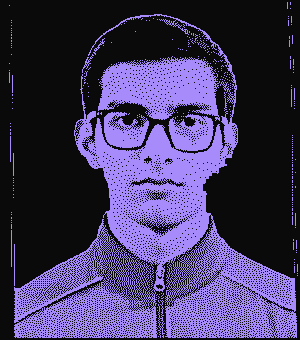
#> input picture banner_build/debug_dither_dark.png, 300 x 340 px, given in place of nccc.jpg, which was not available
$ python check_colnotch.py
#> lines starting #> are read from the running program, lines starting #| are printed output that depends on the picture; after the words box and inside, x2 and y2 are one past the last pixel; in counts of white or black regions, pixels touching at a corner belong together; pictures that were not available may be replaced by others from this repository, and a replacement may not be noted
import numpy as np
from PIL import Image, ImageOps, ImageFilter, ImageEnhance
from scipy.ndimage import binary_closing, binary_fill_holes, label, median_filter

img = Image.open(r"D:\Downloads\nccc.jpg")
#> img is the input picture: PIL image 300x340 RGB; mean R, G, B 65.3, 55.4, 94.5
cropped = img.crop((20, 25, 638, 725))
resized = cropped.resize((300, 340), Image.Resampling.LANCZOS)
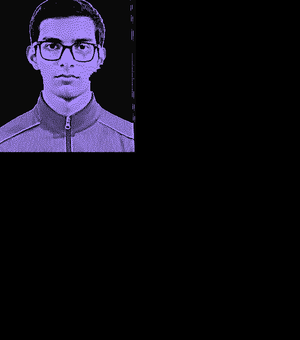
#> resized: PIL image 300x340 RGB; mean R, G, B 14.8, 12.6, 21.5
base = np.array(ImageOps.grayscale(resized)).astype(np.float32)

arr_rgb = np.array(resized).astype(np.float32)
dist = np.linalg.norm(arr_rgb - np.array([252.0, 253.0, 254.0]), axis=-1)
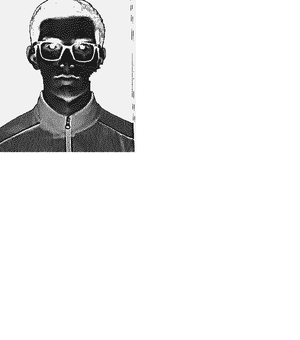
#> dist: shape (340, 300) float64; min 107.4, max 438.2, mean 411.3; drawn with min black and max white
raw = dist > 14.0
#> raw: shape (340, 300) bool; every value is 1
closed = binary_closing(raw, structure=np.ones((3, 3)))
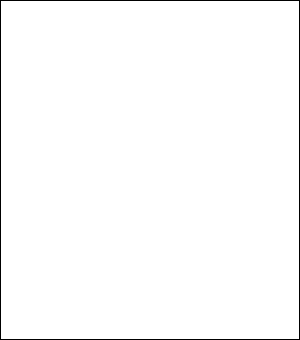
#> closed: shape (340, 300) bool; 98.7% white; black in thin lines or dots
filled = binary_fill_holes(closed)
lbl, num = label(filled)
#> lbl: shape (340, 300) int32; values 0 (black) and 1 (white), 98.7% white; black in thin lines or dots
#> num = 1
sizes = [np.sum(lbl == i) for i in range(1, num + 1)]
#> sizes = [100724]
mask = (lbl == (np.argmax(sizes) + 1))

def colnotch(a, win=10, thresh=6.0, damp=0.85):
    H, W = a.shape
#> H = 340; W = 300
    med = median_filter(a, size=(2 * win + 1, 1), mode="reflect")
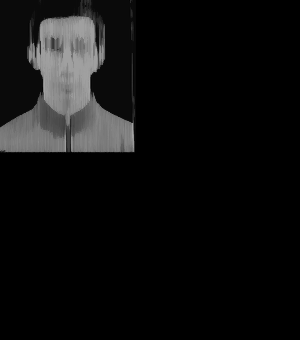
#> med: shape (340, 300) float32; min 0, max 166, mean 14.5
    corr = med - a
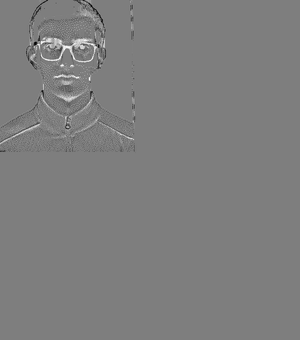
#> corr: shape (340, 300) float32; min -161, max 164, mean 0.2; drawn with min black and max white
    use = np.abs(corr) <= thresh
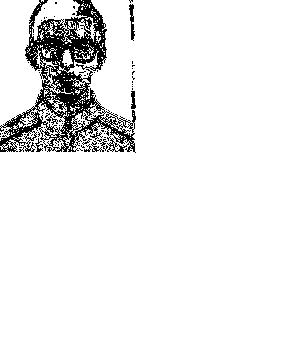
#> use: shape (340, 300) bool; 92.7% white; 82 black regions (74 under 20 px), largest, box (x1, y1, x2, y2) and area: (0, 0, 136, 153) 6899, (129, 4, 135, 41) 115, (131, 91, 136, 109) 64
    out = a + damp * corr * use
    return np.clip(out, 0, 255)

def run(gray_in):
    g = Image.fromarray(np.clip(gray_in, 0, 255).astype(np.uint8))
    g = ImageOps.autocontrast(g, cutoff=1)
    g = ImageEnhance.Contrast(g).enhance(1.3)
    g = g.filter(ImageFilter.UnsharpMask(radius=3, percent=140))
    a = np.array(g).astype(np.float32) / 255.0
    a[~mask] = 0.0
    buf = a.copy()
    h, w = buf.shape
    out = np.zeros((h, w), dtype=np.uint8)
    for r in range(h):
        even = (r % 2 == 0)
        cols = range(w) if even else range(w - 1, -1, -1)
        for c in cols:
            if not mask[r, c]:
                buf[r, c] = 0.0
                continue
            old = buf[r, c]
            nv = 1.0 if old >= 0.5 else 0.0
            out[r, c] = int(nv)
            err = old - nv
            if even:
                if c + 1 < w and mask[r, c + 1]: buf[r, c + 1] += err * 7 / 16
                if r + 1 < h:
                    if c - 1 >= 0 and mask[r + 1, c - 1]: buf[r + 1, c - 1] += err * 3 / 16
                    if mask[r + 1, c]: buf[r + 1, c] += err * 5 / 16
                    if c + 1 < w and mask[r + 1, c + 1]: buf[r + 1, c + 1] += err * 1 / 16
            else:
                if c - 1 >= 0 and mask[r, c - 1]: buf[r, c - 1] += err * 7 / 16
                if r + 1 < h:
                    if c + 1 < w and mask[r + 1, c + 1]: buf[r + 1, c + 1] += err * 3 / 16
                    if mask[r + 1, c]: buf[r + 1, c] += err * 5 / 16
                    if c - 1 >= 0 and mask[r + 1, c - 1]: buf[r + 1, c - 1] += err * 1 / 16
    return out

def bandpower(d, r0, r1, c0, c1, lo=2.5, hi=14.0):
    sub = d[r0:r1, c0:c1].astype(float)
    v = sub.mean(axis=1)
    v = v - v.mean()
    F = np.abs(np.fft.rfft(v))
    fr = np.fft.rfftfreq(len(v), d=1.0)
    tot = F[1:].sum() + 1e-9
    with np.errstate(divide="ignore"):
        pers = np.where(fr > 0, 1.0 / np.maximum(fr, 1e-9), 0)
    sel = (fr > 0) & (pers >= lo) & (pers <= hi)
    return F[sel].sum() / tot

for name, g in [("base", base), ("colnotch", colnotch(base))]:
    d = run(g)
    j = bandpower(d, 250, 310, 60, 240)
    f = bandpower(d, 150, 190, 150, 250)
    print(f"{name}: jacket bp={j:.3f} cheek bp={f:.3f} dots={int(d.sum())}", flush=True)
    for region, r0, r1, hh in (("face", 90, 200, 330), ("jacket", 250, 310, 180)):
        vv = np.ones((r1 - r0, 300, 3), dtype=np.uint8) * 10
        vv[d[r0:r1] == 1] = [167, 139, 250]
        Image.fromarray(vv).resize((900, hh), Image.NEAREST).save(
            rf"C:\Users\Lenovo\Shivxng3010\banner_build\debug_{region}_{name}.png")
#> this loop made 2 passes
#> (name, h in run, w in run, j, f) on passes 1 to 2: ('base', 340, 300, 0, 0), ('colnotch', 340, 300, 0, 0)
#| base: jacket bp=0.000 cheek bp=0.000 dots=9829
#| colnotch: jacket bp=0.000 cheek bp=0.000 dots=9877
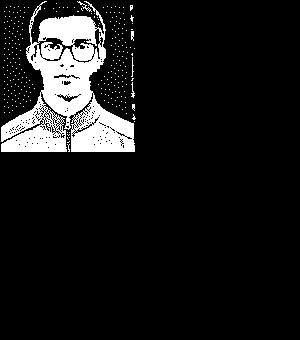
#> d: shape (340, 300); values 0 (black) and 1 (white), 9.7% white; 263 white regions (258 under 20 px), largest, box (x1, y1, x2, y2) and area: (1, 1, 135, 152) 9435, (77, 1, 92, 12) 33, (131, 82, 135, 98) 26, (131, 31, 134, 41) 24, (131, 57, 134, 77) 23
#> vv: shape (60, 300, 3); every value is 10
print("done")

$ run again, on banner_build/debug_face_dither.png
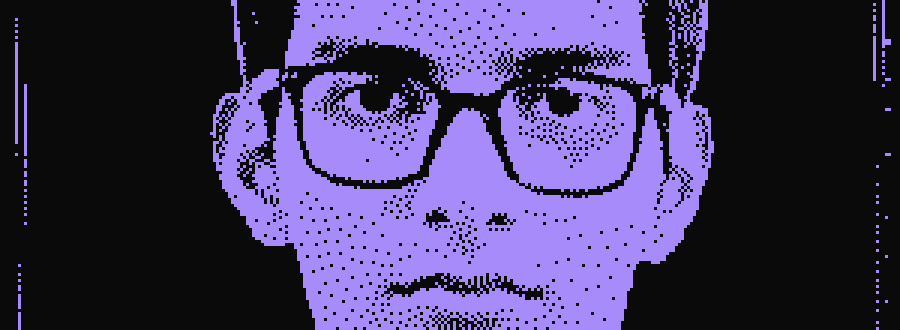
#> input picture banner_build/debug_face_dither.png, 900 x 330 px, given in place of nccc.jpg, which was not available
#> img is the input picture: PIL image 900x330 RGB; mean R, G, B 68.3, 57.9, 99.1
#> raw: shape (340, 300) bool; every value is 1
#> closed: shape (340, 300) bool; 98.7% white; black in thin lines or dots
#> lbl: shape (340, 300) int32; values 0 (black) and 1 (white), 98.7% white; black in thin lines or dots
#> num = 1
#> sizes = [100724]
#> H = 340; W = 300
#> in colnotch, `use = np.abs(corr) <= thresh`:
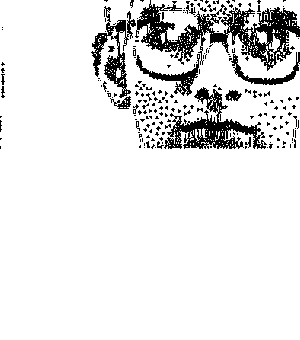
#> use: shape (340, 300) bool; 89.8% white; 208 black regions (191 under 20 px), largest, box (x1, y1, x2, y2) and area: (135, 0, 300, 71) 4132, (164, 87, 267, 149) 2135, (91, 6, 136, 98) 1228
#> the loop `for name, g in [("base", base), ("colnotch", colnotch(base))]:` made 2 passes
#> (name, h in run, w in run, j, f) on passes 1 to 2: ('base', 340, 300, 0, 0), ('colnotch', 340, 300, 0, 0)
#> (printed output is left out)
#> after the loop `for name, g in [("base", base), ("colnotch", colnotch(base))]:`:
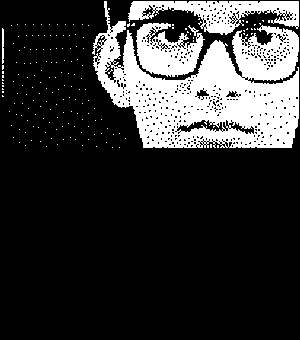
#> d: shape (340, 300); values 0 (black) and 1 (white), 20.7% white; 176 white regions (171 under 20 px), largest, box (x1, y1, x2, y2) and area: (92, 1, 299, 148) 15700, (128, 1, 299, 35) 2774, (136, 23, 205, 77) 2235, (2, 28, 4, 64) 68, (188, 25, 199, 36) 35
